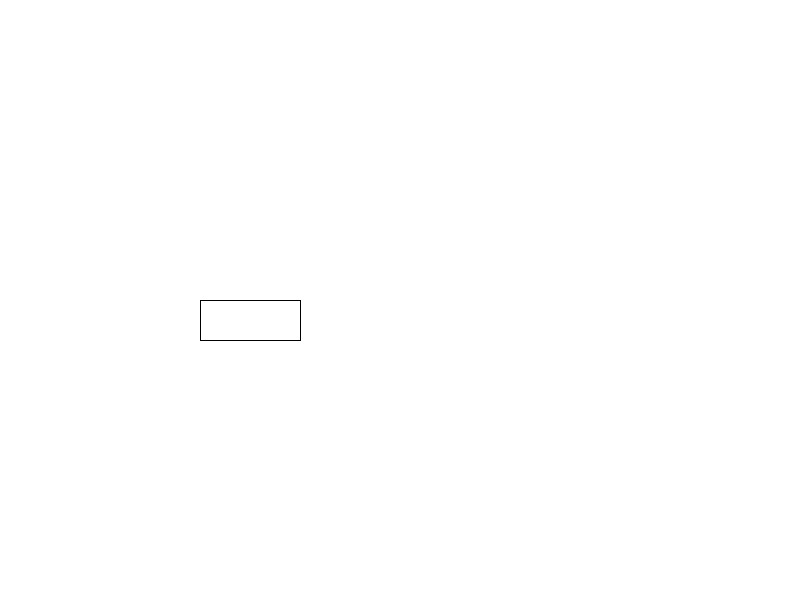
Frame 1 (no input)
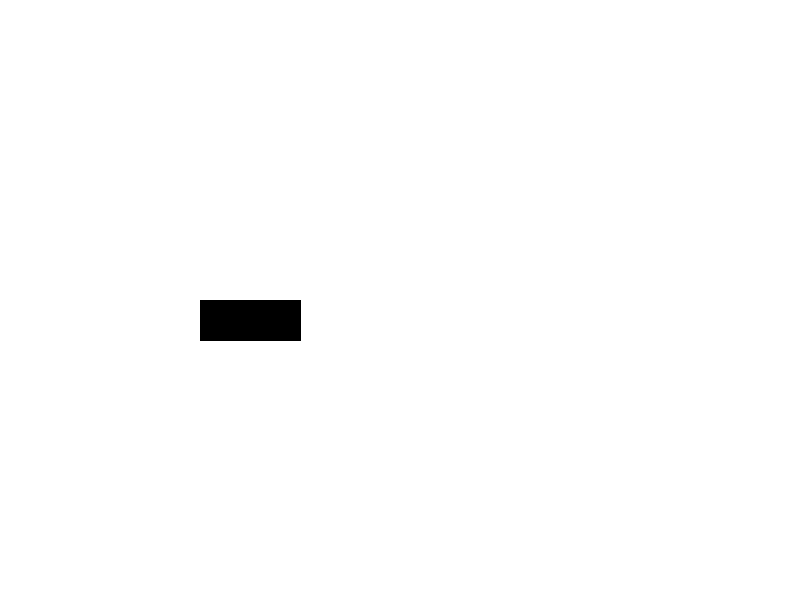
Frame 60 (the mouse pressed at the canvas centre just before this capture)
Frame 120 (the mouse held since frame 60 and released just before this capture): identical to frame 60, image omitted

The Processing sketch that drew these frames (run headless with seeded random() and noise(); from frame 60 on, the mouse is pressed at the canvas centre):

// Processing sketch: sketch_140513_button
// ── sketch_140513_button.pde
int bX = 200;
int bY = 300;
int bW = 100;
int bH = 40;

boolean bActive = false;

void setup() {
  size(800, 600);
}

void draw() {
  background(255);

  if (bActive) {
    fill(180, 180, 220);
  }
  rect(bX, bY, bW, bH);

  fill(0);
  text(myText, 30, 50);
}

String myText = "";

void keyPressed() {
  println(key);
  myText = myText + key;
}


void mousePressed() {
  if (mouseX > bX && mouseX < bX + bW && mouseY > bY && mouseY < bY + bH) {
    fill(150, 150, 200);
    if (mousePressed == true) {
      //println("mousePressed in draw");
      //fill(200, 200, 255);
      if (bActive == true) {
        bActive = false;
      } else {
        bActive = true;
      }
    }
  } else {
    fill(150);
  }
}
